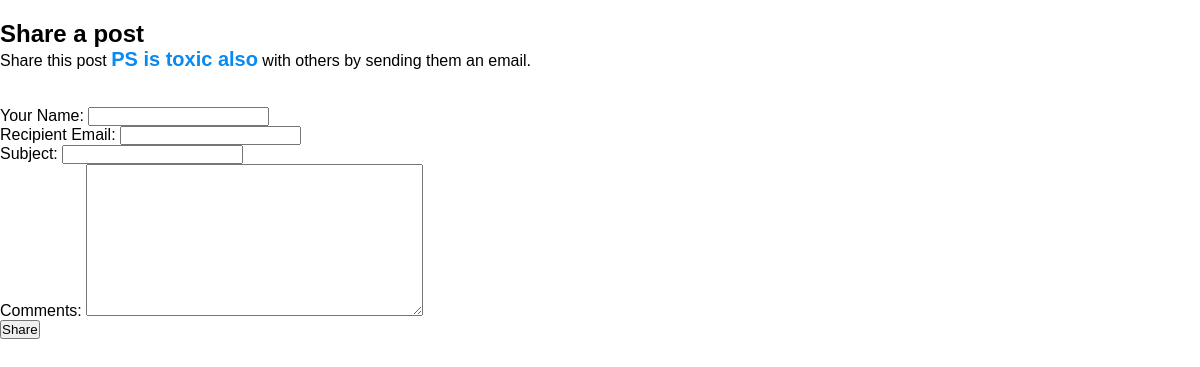
/post_share/14/, run on an earlier commit of the app's database.
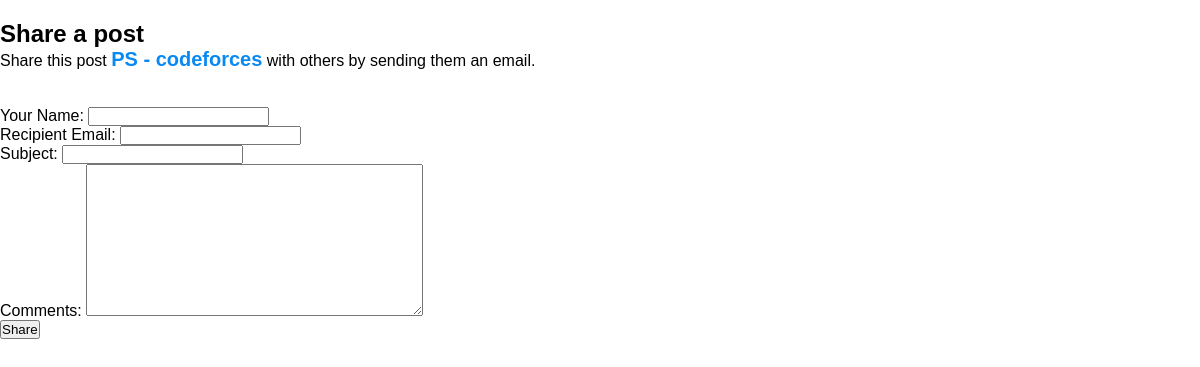
And on a later commit of the database.
### blog/models.py (models this page shows, shortened)
class Post(models.Model):
    author = models.ForeignKey(
        User,
        on_delete=models.CASCADE,
        related_name='posts',
    )
    title = models.CharField(
        max_length=100,
        unique=True,
    )
    content = models.TextField()
    created_at = models.DateTimeField(
        auto_now_add=True,
    )
    updated_at = models.DateTimeField(
        auto_now=True,
    )
    published_at = models.DateTimeField(
        null=True,
        blank=True,
    )
    status = models.CharField(
        max_length=15,
        choices=[
            ('draft', 'Draft'),
            ('published', 'Published'),
        ],
        default='draft',
    )
    objects = models.Manager()  # Default manager
    published = PublishedManager()
    class Meta:
        ordering = ['-published_at']

### blog/views.py (the view)
# urls.py: path('post_share/<int:pk>/', views.post_share, name='post_share'),
def post_share(req, pk):
    post = get_object_or_404(Post.published, pk=pk)
    sent = False
    if req.method == 'POST':
        form = EmailPostForm(req.POST)
        if form.is_valid():
            cd = form.cleaned_data
            post_url = req.build_absolute_uri(post.get_absolute_url())
            subject = f"{cd['name']} recommends you read \'{post.title}\' --- '{cd['subject']}' "
            message = f"Read \'{post.title}\' at {post_url}\n\n{cd['name']}'s comments: {cd['comments']}"
            send_mail(subject, message, settings.DEFAULT_FROM_EMAIL, [cd['email_to']])
            sent = True
    else:
        form = EmailPostForm()
    context = {
        'post': post,
        'form': form,
        'sent': sent,
    }
    return render(req, 'post_share.html', context)

### blog/forms.py
class EmailPostForm(forms.Form):
    name = forms.CharField(
        max_length=25,
        label='Your Name',
    )
    email_to = forms.EmailField(
        label='Recipient Email',
    )
    subject = forms.CharField(
        max_length=100,
    )
    comments = forms.CharField(
        required=False,
        widget=forms.Textarea,
    )

### blog/models.py (called while the page is built)
    def get_queryset(self):
        return super().get_queryset().filter(status='published')

### templates/post_share.html (shortened to what this page needs)
{% extends 'base.html' %}
{% load static %}
{% block content %}
    {% if not sent %}
        <h2>Share a post</h2>
        <p>Share this post
            <span class="title"> <a href='http://127.0.0.1:8000/post/{{post.pk}}'>{{ post.title }}</a></span>
            with others by sending them an email.
        </p>
        <br><br>
        <form method="POST">
            {{ form.as_p }}
            <button type="submit">Share</button>
        </form>
    {% endif %}
{% endblock %}

What changed in the data, as far as the page shows it:
changed Post: title "PS is toxic also" → "PS - codeforces"
